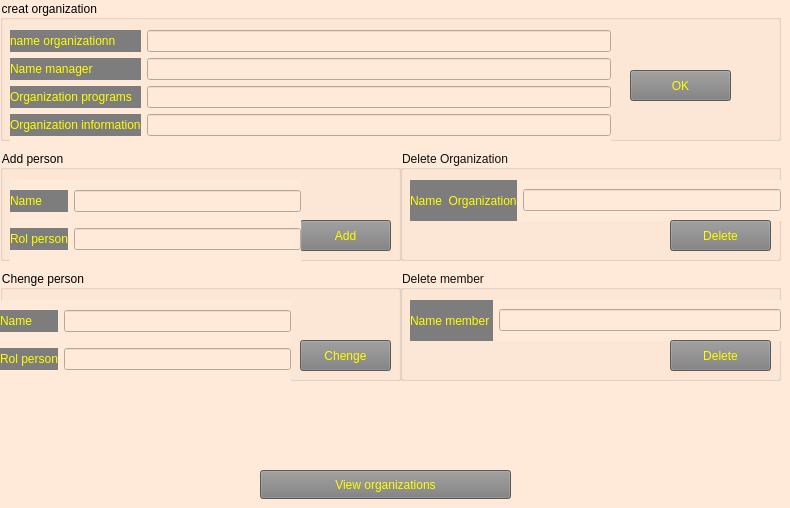
    <widget class="QWidget" name="tab_5">
     <property name="styleSheet">
      <string notr="true">background-color: rgb(255, 234, 217);</string>
     </property>
     <attribute name="title">
      <string>Page</string>
     </attribute>
     <widget class="QGroupBox" name="groupBox">
      <property name="geometry">
       <rect>
        <x>0</x>
        <y>0</y>
        <width>781</width>
        <height>141</height>
       </rect>
      </property>
      <property name="styleSheet">
       <string notr="true">color: rgb(0, 0, 0);</string>
      </property>
      <property name="title">
       <string>creat organization </string>
      </property>
      <widget class="QPushButton" name="Send_Info_Organ">
       <property name="geometry">
        <rect>
         <x>630</x>
         <y>70</y>
         <width>101</width>
         <height>31</height>
        </rect>
       </property>
       <property name="styleSheet">
        <string notr="true">background-color: rgb(125, 125, 125);
font: 700 10pt &quot;Segoe UI&quot;;
border-top-color: rgb(255, 42, 81);
font: 8pt &quot;Segoe UI&quot;;
color: rgb(255, 255, 0);</string>
       </property>
       <property name="text">
        <string>OK</string>
       </property>
      </widget>
      <widget class="QWidget" name="formLayoutWidget">
       <property name="geometry">
        <rect>
         <x>10</x>
         <y>30</y>
         <width>601</width>
         <height>111</height>
        </rect>
       </property>
       <layout class="QFormLayout" name="formLayout">
        <item row="0" column="0">
         <layout class="QVBoxLayout" name="verticalLayout_2">
          <item>
           <widget class="QLabel" name="label_6">
            <property name="styleSheet">
             <string notr="true">background-color: rgb(125, 125, 125);
font: 700 10pt &quot;Segoe UI&quot;;
border-top-color: rgb(255, 42, 81);
font: 8pt &quot;Segoe UI&quot;;
color: rgb(255, 255, 0);</string>
            </property>
            <property name="text">
             <string>name organizationn</string>
            </property>
           </widget>
          </item>
          <item>
           <widget class="QLabel" name="label_7">
            <property name="styleSheet">
             <string notr="true">background-color: rgb(125, 125, 125);
font: 700 10pt &quot;Segoe UI&quot;;
border-top-color: rgb(255, 42, 81);
font: 8pt &quot;Segoe UI&quot;;
color: rgb(255, 255, 0);</string>
            </property>
            <property name="text">
             <string>Name manager </string>
            </property>
           </widget>
          </item>
          <item>
           <widget class="QLabel" name="label_8">
            <property name="styleSheet">
             <string notr="true">background-color: rgb(125, 125, 125);
font: 700 10pt &quot;Segoe UI&quot;;
border-top-color: rgb(255, 42, 81);
font: 8pt &quot;Segoe UI&quot;;
color: rgb(255, 255, 0);</string>
            </property>
            <property name="text">
             <string>Organization programs</string>
            </property>
           </widget>
          </item>
          <item>
           <widget class="QLabel" name="label_5">
            <property name="styleSheet">
             <string notr="true">background-color: rgb(125, 125, 125);
font: 700 10pt &quot;Segoe UI&quot;;
border-top-color: rgb(255, 42, 81);
font: 8pt &quot;Segoe UI&quot;;
color: rgb(255, 255, 0);</string>
            </property>
            <property name="text">
             <string>Organization information</string>
            </property>
           </widget>
          </item>
         </layout>
        </item>
        <item row="0" column="1">
         <layout class="QVBoxLayout" name="verticalLayout">
          <item>
           <widget class="QLineEdit" name="N_Organ">
            <property name="text">
             <string/>
            </property>
           </widget>
          </item>
          <item>
           <widget class="QLineEdit" name="Name_Manager_Organ"/>
          </item>
          <item>
           <widget class="QLineEdit" name="Organ_program"/>
          </item>
          <item>
           <widget class="QLineEdit" name="Organ_Info"/>
          </item>
         </layout>
        </item>
       </layout>
      </widget>
     </widget>
     <widget class="QGroupBox" name="groupBox_2">
      <property name="geometry">
       <rect>
        <x>400</x>
        <y>150</y>
        <width>381</width>
        <height>111</height>
       </rect>
      </property>
      <property name="styleSheet">
       <string notr="true">color: rgb(16, 16, 16);</string>
      </property>
      <property name="title">
       <string>Delete Organization</string>
      </property>
      <widget class="QWidget" name="horizontalLayoutWidget">
       <property name="geometry">
        <rect>
         <x>10</x>
         <y>30</y>
         <width>371</width>
         <height>41</height>
        </rect>
       </property>
       <layout class="QHBoxLayout" name="horizontalLayout">
        <item>
         <widget class="QLabel" name="label_9">
          <property name="styleSheet">
           <string notr="true">background-color: rgb(125, 125, 125);
font: 700 10pt &quot;Segoe UI&quot;;
border-top-color: rgb(255, 42, 81);
font: 8pt &quot;Segoe UI&quot;;
color: rgb(255, 255, 0);</string>
          </property>
          <property name="text">
           <string>Name  Organization</string>
          </property>
         </widget>
        </item>
        <item>
         <widget class="QLineEdit" name="Delete_organ"/>
        </item>
       </layout>
      </widget>
      <widget class="QPushButton" name="Delete_organization">
       <property name="geometry">
        <rect>
         <x>270</x>
         <y>70</y>
         <width>101</width>
         <height>31</height>
        </rect>
       </property>
       <property name="styleSheet">
        <string notr="true">background-color: rgb(125, 125, 125);
font: 700 italic 12pt &quot;Segoe UI&quot;;
font: 700 10pt &quot;Segoe UI&quot;;
border-top-color: rgb(255, 42, 81);
font: 8pt &quot;Segoe UI&quot;;
color: rgb(255, 255, 0);</string>
       </property>
       <property name="text">
        <string>Delete</string>
       </property>
      </widget>
     </widget>
     <widget class="QGroupBox" name="groupBox_3">
      <property name="geometry">
       <rect>
        <x>0</x>
        <y>150</y>
        <width>401</width>
        <height>111</height>
       </rect>
      </property>
      <property name="styleSheet">
       <string notr="true">color: rgb(0, 0, 0);</string>
      </property>
      <property name="title">
       <string>Add person</string>
      </property>
      <widget class="QPushButton" name="pushButton_7">
       <property name="geometry">
        <rect>
         <x>300</x>
         <y>70</y>
         <width>91</width>
         <height>31</height>
        </rect>
       </property>
       <property name="styleSheet">
        <string notr="true">background-color: rgb(125, 125, 125);
font: 700 italic 12pt &quot;Segoe UI&quot;;
font: 700 10pt &quot;Segoe UI&quot;;
border-top-color: rgb(255, 42, 81);
font: 8pt &quot;Segoe UI&quot;;
color: rgb(255, 255, 0);</string>
       </property>
       <property name="text">
        <string>Add</string>
       </property>
      </widget>
      <widget class="QWidget" name="gridLayoutWidget_2">
       <property name="geometry">
        <rect>
         <x>10</x>
         <y>30</y>
         <width>291</width>
         <height>81</height>
        </rect>
       </property>
       <layout class="QGridLayout" name="gridLayout_2">
        <item row="1" column="1">
         <widget class="QLineEdit" name="Rol_person"/>
        </item>
        <item row="1" column="0">
         <widget class="QLabel" name="label_17">
          <property name="styleSheet">
           <string notr="true">background-color: rgb(125, 125, 125);
font: 14pt &quot;Segoe UI&quot;;
font: 700 10pt &quot;Segoe UI&quot;;
border-top-color: rgb(255, 42, 81);
font: 8pt &quot;Segoe UI&quot;;
color: rgb(255, 255, 0);</string>
          </property>
          <property name="text">
           <string>Rol person</string>
          </property>
         </widget>
        </item>
        <item row="0" column="0">
         <widget class="QLabel" name="label_18">
          <property name="styleSheet">
           <string notr="true">background-color: rgb(125, 125, 125);
font: 14pt &quot;Segoe UI&quot;;
font: 700 10pt &quot;Segoe UI&quot;;
border-top-color: rgb(255, 42, 81);
font: 8pt &quot;Segoe UI&quot;;
color: rgb(255, 255, 0);</string>
          </property>
          <property name="text">
           <string>Name       </string>
          </property>
         </widget>
        </item>
        <item row="0" column="1">
         <widget class="QLineEdit" name="N_person"/>
        </item>
       </layout>
      </widget>
     </widget>
     <widget class="QGroupBox" name="groupBox_4">
      <property name="geometry">
       <rect>
        <x>400</x>
        <y>270</y>
        <width>381</width>
        <height>111</height>
       </rect>
      </property>
      <property name="styleSheet">
       <string notr="true">color: rgb(16, 16, 16);</string>
      </property>
      <property name="title">
       <string>Delete member</string>
      </property>
      <widget class="QWidget" name="horizontalLayoutWidget_3">
       <property name="geometry">
        <rect>
         <x>10</x>
         <y>30</y>
         <width>371</width>
         <height>41</height>
        </rect>
       </property>
       <layout class="QHBoxLayout" name="horizontalLayout_3">
        <item>
         <widget class="QLabel" name="label_11">
          <property name="styleSheet">
           <string notr="true">background-color: rgb(125, 125, 125);
font: 700 10pt &quot;Segoe UI&quot;;
border-top-color: rgb(255, 42, 81);
font: 8pt &quot;Segoe UI&quot;;
color: rgb(255, 255, 0);</string>
          </property>
          <property name="text">
           <string>Name member </string>
          </property>
         </widget>
        </item>
        <item>
         <widget class="QLineEdit" name="lineEdit_7"/>
        </item>
       </layout>
      </widget>
      <widget class="QPushButton" name="pushButton_5">
       <property name="geometry">
        <rect>
         <x>270</x>
         <y>70</y>
         <width>101</width>
         <height>31</height>
        </rect>
       </property>
       <property name="styleSheet">
        <string notr="true">background-color: rgb(125, 125, 125);
font: 700 italic 12pt &quot;Segoe UI&quot;;
font: 700 10pt &quot;Segoe UI&quot;;
border-top-color: rgb(255, 42, 81);
font: 8pt &quot;Segoe UI&quot;;
color: rgb(255, 255, 0);</string>
       </property>
       <property name="text">
        <string>Delete</string>
       </property>
      </widget>
     </widget>
     <widget class="QGroupBox" name="groupBox_5">
      <property name="geometry">
       <rect>
        <x>0</x>
        <y>270</y>
        <width>401</width>
        <height>111</height>
       </rect>
      </property>
      <property name="styleSheet">
       <string notr="true">color: rgb(0, 0, 0);</string>
      </property>
      <property name="title">
       <string>Chenge person</string>
      </property>
      <widget class="QPushButton" name="pushButton_8">
       <property name="geometry">
        <rect>
         <x>300</x>
         <y>70</y>
         <width>91</width>
         <height>31</height>
        </rect>
       </property>
       <property name="styleSheet">
        <string notr="true">background-color: rgb(125, 125, 125);
font: 700 italic 12pt &quot;Segoe UI&quot;;
font: 700 10pt &quot;Segoe UI&quot;;
border-top-color: rgb(255, 42, 81);
font: 8pt &quot;Segoe UI&quot;;
color: rgb(255, 255, 0);</string>
       </property>
       <property name="text">
        <string>Chenge</string>
       </property>
      </widget>
      <widget class="QWidget" name="gridLayoutWidget">
       <property name="geometry">
        <rect>
         <x>0</x>
         <y>30</y>
         <width>291</width>
         <height>81</height>
        </rect>
       </property>
       <layout class="QGridLayout" name="gridLayout">
        <item row="1" column="1">
         <widget class="QLineEdit" name="lineEdit_12"/>
        </item>
        <item row="1" column="0">
         <widget class="QLabel" name="label_16">
          <property name="styleSheet">
           <string notr="true">background-color: rgb(125, 125, 125);
font: 14pt &quot;Segoe UI&quot;;
font: 700 10pt &quot;Segoe UI&quot;;
border-top-color: rgb(255, 42, 81);
font: 8pt &quot;Segoe UI&quot;;
color: rgb(255, 255, 0);</string>
          </property>
          <property name="text">
           <string>Rol person</string>
          </property>
         </widget>
        </item>
        <item row="0" column="0">
         <widget class="QLabel" name="label_15">
          <property name="styleSheet">
           <string notr="true">background-color: rgb(125, 125, 125);
font: 14pt &quot;Segoe UI&quot;;
font: 700 10pt &quot;Segoe UI&quot;;
border-top-color: rgb(255, 42, 81);
font: 8pt &quot;Segoe UI&quot;;
color: rgb(255, 255, 0);</string>
          </property>
          <property name="text">
           <string>Name       </string>
          </property>
         </widget>
        </item>
        <item row="0" column="1">
         <widget class="QLineEdit" name="lineEdit_11"/>
        </item>
       </layout>
      </widget>
     </widget>
     <widget class="QPushButton" name="pushButton_2">
      <property name="geometry">
       <rect>
        <x>260</x>
        <y>470</y>
        <width>251</width>
        <height>29</height>
       </rect>
      </property>
      <property name="styleSheet">
       <string notr="true">background-color: rgb(125, 125, 125);
font: 700 italic 14pt &quot;Segoe UI&quot;;
border-top-color: rgb(255, 42, 81);
color: rgb(255, 255, 0);</string>
      </property>
      <property name="text">
       <string>View organizations</string>
      </property>
     </widget>
    </widget>
